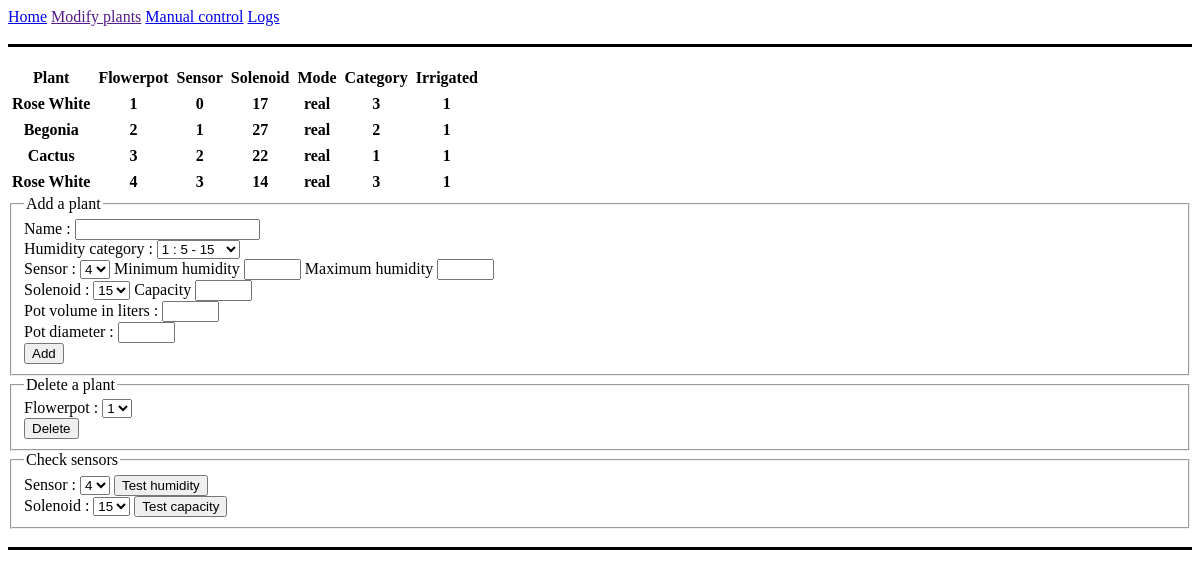
The app's page /arrosage/modify_plants.php with its own data.
### tables this page shows
CREATE TABLE `Flowerpot` (
  `id_flowerpot` int(11) NOT NULL,
  `id_plant` int(11) NOT NULL,
  `id_sensor` int(11) NOT NULL,
  `id_solenoid` int(11) NOT NULL,
  `mode` enum('real','model') NOT NULL DEFAULT 'real',
  `is_irrigated` tinyint(1) NOT NULL DEFAULT 1,
  `volume` float NOT NULL,
  `area` float NOT NULL,
  `rest_moisture` float NOT NULL DEFAULT 0
);

CREATE TABLE `Plant` (
  `id_plant` int(11) NOT NULL,
  `name` varchar(50) NOT NULL,
  `id_category` int(11) NOT NULL
);

CREATE TABLE `Sensor` (
  `id_sensor` int(11) NOT NULL,
  `pin_sensor` int(11) NOT NULL,
  `max_humidity` int(11) NOT NULL,
  `min_humidity` int(11) NOT NULL,
  `isTrusted` tinyint(1) NOT NULL DEFAULT 1
);

CREATE TABLE `Solenoide` (
  `id_solenoid` int(11) NOT NULL,
  `pin_solenoid` int(11) NOT NULL,
  `capacity` float NOT NULL
);

### arrosage/modify_plants.php (the view, shortened to what this page needs)
<!DOCTYPE html>
<html>
<head>
    <link href="style.css" rel="stylesheet" type="text/css">
</head>
<?php
try {
    $link = mysqli_connect("localhost", $login, $password, "arrosage");
} catch (Exception $e) {
    echo 'Wrong database username or password';
    die;
}
$sql_pants = "SELECT name, id_flowerpot, pin_sensor, pin_solenoid, mode, id_category, is_irrigated
    FROM Plant JOIN Flowerpot on Plant.id_plant=Flowerpot.id_plant
                JOIN Solenoide on Flowerpot.id_solenoid=Solenoide.id_solenoid
                JOIN Sensor on Flowerpot.id_sensor=Sensor.id_sensor";
$result_plants = $link->query($sql_pants);
$sql_flowerpot = "SELECT id_flowerpot FROM Flowerpot";
$result_flowerpot = $link->query($sql_flowerpot);
$sql_categories = "SELECT * FROM Categories";
$result_categories = $link->query($sql_categories);
$sql_pin_sensors = "SELECT * FROM PinSensor
                    EXCEPT
                    SELECT pin_sensor from Flowerpot
                    JOIN Sensor on Flowerpot.id_sensor=Sensor.id_sensor";
$result_pin_sensors = $link->query($sql_pin_sensors);
$result_pin_sensors2 = $link->query($sql_pin_sensors);
$sql_pin_solenoid = "SELECT * FROM PinSolenoid
                        EXCEPT
                        SELECT pin_solenoid from Flowerpot
                        JOIN Solenoide on Flowerpot.id_solenoid=Solenoide.id_solenoid";
$result_pin_solenoid = $link->query($sql_pin_solenoid);
$result_pin_solenoid2 = $link->query($sql_pin_solenoid);
?>
<body>
    <ul class="navbar">
        <li><a href="index.php">Home</a></li>
        <li><a href="">Modify plants</a></li>
        <li><a href="manual_control.php">Manual control</a></li>
        <li><a href="logs.php">Logs</a></li>
    </ul>
    <br>
    <div class="line"></div>
    <br>
    <table id="table" border="0" cellspacing="0" cellpadding="4">
        <tr>
            <th>Plant</th>
            <th>Flowerpot</th>
            <th>Sensor</th>
            <th>Solenoid</th>
            <th>Mode</th>
            <th>Category</th>
            <th>Irrigated</th>
        </tr>
        <?php
        if ($result_plants->num_rows > 0) {
            while ($row = $result_plants->fetch_assoc()) {
                echo "<tr>";
                echo "<th>" . $row["name"] . "</th>";
                echo "<th>" . $row["id_flowerpot"] . "</th>";
                echo "<th>" . $row["pin_sensor"] . "</th>";
                echo "<th>" . $row["pin_solenoid"] . "</th>";
                echo "<th>" . $row["mode"] . "</th>";
                echo "<th>" . $row["id_category"] . "</th>";
                echo "<th>" . $row["is_irrigated"] . "</th>";
                echo "</tr>";
            }
        } else {
            echo "<tr>";
            echo "<th colspan=\"6\">List is empty</th>";
            echo "</tr>";
        }
        ?>
    </table>
    <form method="post">
        <fieldset>
            <legend>Add a plant</legend>
            Name :
            <input type="text" name="name" required="required" /><br>
            Humidity category :
            <select name="id_category">
                <?php
                if ($result_categories->num_rows > 0) {
                    while ($row = $result_categories->fetch_assoc()) {
                        $str = $row["id_category"] . " : " . $row["lower_limit"] . " - " . $row["upper_limit"];
                        echo "<option>" . $str . "</option>";
                    }
                }
                ?>
            </select><br>
            Sensor :
            <select name="pin_sensor">
                <?php
                if ($result_pin_sensors->num_rows > 0) {
                    while ($row = $result_pin_sensors->fetch_assoc()) {
                        echo "<option>" . $row["Number"] . "</option>";
                    }
                }
                ?>
            </select>
            Minimum humidity
            <input type="text" size="4" name="min_humidity" required="required" />
            Maximum humidity
            <input type="text" size=4 name="max_humidity" required="required" />
            <br>
            Solenoid :
            <select name="pin_solenoid">
                <?php
                if ($result_pin_solenoid->num_rows > 0) {
                    while ($row = $result_pin_solenoid->fetch_assoc()) {
                        echo "<option>" . $row["Number"] . "</option>";
                    }
                }
                ?>
            </select>
            Capacity
            <input type="text" size=4 name="capacity" required="required" />
            <br>
            Pot volume in liters :
            <input type="text" size=4 name="volume" required="required" />
            <br>
            Pot diameter :
            <input type="text" size=4 name="diameter" required="required" />
            <br>
            <input type="submit" name="add" class="button" value="Add" />
        </fieldset>
    </form>
    <form method="post">
        <fieldset>
            <legend>Delete a plant</legend>
            Flowerpot :
            <select name="id_flowerpot">
                <?php
                if ($result_flowerpot->num_rows > 0) {
                    while ($row = $result_flowerpot->fetch_assoc()) {
                        $str = $row["id_flowerpot"];
                        echo "<option>" . $str . "</option>";
                    }
                }
                ?>
            </select><br>
            <input type="submit" name="delete" class="button" value="Delete" />
        </fieldset>
    </form>
    <form method="post">
        <fieldset>
            <legend>Check sensors</legend>
            Sensor :
            <select name="pin_sensor">
                <?php
                if ($result_pin_sensors2->num_rows > 0) {
                    while ($row = $result_pin_sensors2->fetch_assoc()) {
                        echo "<option>" . $row["Number"] . "</option>";
                    }
                }
                ?>
            </select>
            <input type="submit" name="testSensor" class="button" value="Test humidity" />
            <br>
            Solenoid :
            <select name="pin_solenoid">
                <?php
                if ($result_pin_solenoid2->num_rows > 0) {
                    while ($row = $result_pin_solenoid2->fetch_assoc()) {
                        echo "<option>" . $row["Number"] . "</option>";
                    }
                }
                ?>
            </select>
            <input type="submit" name="testSolenoid" class="button" value="Test capacity" />
            <br>
        </fieldset>
    </form>
    <div class="line"></div>
</body>
</html>

### arrosage/style.css (style rules this page uses)
.line { border-top: 3px solid black; }
.navbar { margin: 0; padding: 0; list-style-type: none; }
.navbar li { display: inline; }

### records on screen
flowerpot: id_plant.name "Rose White", id_flowerpot "1", id_sensor.pin_sensor "0", id_solenoid.pin_solenoid "17", mode "real", id_plant.id_category "3", is_irrigated "1"
flowerpot: id_plant.name "Begonia", id_flowerpot "2", id_sensor.pin_sensor "1", id_solenoid.pin_solenoid "27", mode "real", id_plant.id_category "2", is_irrigated "1"
flowerpot: id_plant.name "Cactus", id_flowerpot "3", id_sensor.pin_sensor "2", id_solenoid.pin_solenoid "22", mode "real", id_plant.id_category "1", is_irrigated "1"
flowerpot: id_plant.name "Rose White", id_flowerpot "4", id_sensor.pin_sensor "3", id_solenoid.pin_solenoid "14", mode "real", id_plant.id_category "3", is_irrigated "1"

### other values on screen
form field id_category "1 : 5 - 15"
form field pin_sensor "4"
form field pin_solenoid "15"
form field id_flowerpot "1"
